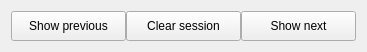
   <widget class="QWidget" name="horizontalLayoutWidget_3">
    <property name="geometry">
     <rect>
      <x>420</x>
      <y>380</y>
      <width>351</width>
      <height>32</height>
     </rect>
    </property>
    <layout class="QHBoxLayout" name="seesions_button_layout">
     <property name="spacing">
      <number>0</number>
     </property>
     <item>
      <widget class="QPushButton" name="prev_session_button">
       <property name="sizePolicy">
        <sizepolicy hsizetype="Fixed" vsizetype="Fixed">
         <horstretch>0</horstretch>
         <verstretch>0</verstretch>
        </sizepolicy>
       </property>
       <property name="minimumSize">
        <size>
         <width>115</width>
         <height>30</height>
        </size>
       </property>
       <property name="maximumSize">
        <size>
         <width>115</width>
         <height>30</height>
        </size>
       </property>
       <property name="text">
        <string>Show previous</string>
       </property>
      </widget>
     </item>
     <item>
      <widget class="QPushButton" name="clear_session_button">
       <property name="sizePolicy">
        <sizepolicy hsizetype="Fixed" vsizetype="Fixed">
         <horstretch>0</horstretch>
         <verstretch>0</verstretch>
        </sizepolicy>
       </property>
       <property name="minimumSize">
        <size>
         <width>115</width>
         <height>30</height>
        </size>
       </property>
       <property name="maximumSize">
        <size>
         <width>115</width>
         <height>30</height>
        </size>
       </property>
       <property name="text">
        <string>Clear session</string>
       </property>
      </widget>
     </item>
     <item>
      <widget class="QPushButton" name="next_session_button">
       <property name="sizePolicy">
        <sizepolicy hsizetype="Fixed" vsizetype="Fixed">
         <horstretch>0</horstretch>
         <verstretch>0</verstretch>
        </sizepolicy>
       </property>
       <property name="minimumSize">
        <size>
         <width>115</width>
         <height>30</height>
        </size>
       </property>
       <property name="maximumSize">
        <size>
         <width>115</width>
         <height>30</height>
        </size>
       </property>
       <property name="text">
        <string>Show next</string>
       </property>
      </widget>
     </item>
    </layout>
   </widget>
